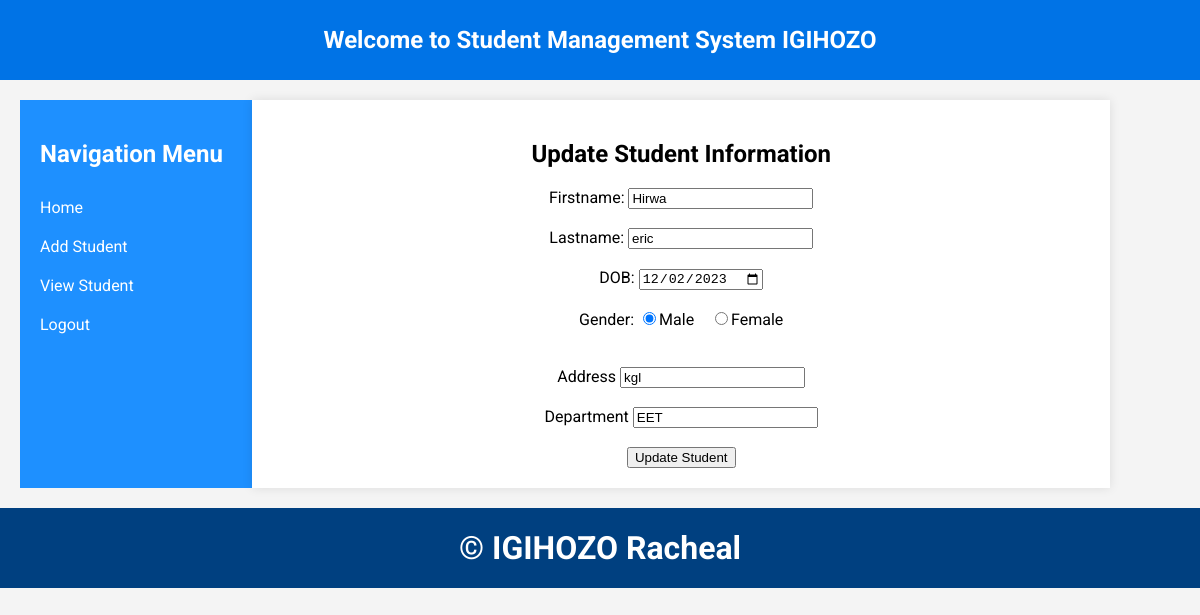
Screenshot of /update.php?id=2 (signed in) with the database file from the repository.
### tables this page shows
CREATE TABLE `add_student` (
  `id` int(11) NOT NULL,
  `firstname` varchar(50) NOT NULL,
  `lastname` varchar(50) NOT NULL,
  `dob` date NOT NULL,
  `gender` varchar(6) NOT NULL,
  `address` varchar(50) NOT NULL,
  `department` varchar(50) NOT NULL
);

### update.php (the view, shortened to what this page needs)
<?php
require 'connection.php';
if(isset($_SESSION['Username'])){
    $Username=$_SESSION['Username'];
}
else{
    header("location:index.php");
}
?>
<!DOCTYPE html>
<html>
<head>
</head>
<body>
    <div class="header">
    <h2>Welcome to Student Management System
    <?php echo $Username; ?>
    </h2>
    </div>
    <div class="body">
    <div class="nav">
        <h2>Navigation Menu</h2>
		<ul>
			<li><a href="home.php">Home</a></li>
			<li><a href="Add_Student.php">Add Student</a></li>
				<li><a href="View_student.php">View Student</a></li>
					<li><a href="logout.php">Logout</a></li>
		</ul>
    </div>
    <div class="nav2">
        <?php
        $id=$_GET['id'];
        $select="SELECT * FROM add_student WHERE id=$id";
        $q=mysqli_query($conn,$select);
        while($row=mysqli_fetch_assoc($q)){
        ?>
        <center>
            <form action="#" method="POST">
            <h2>Update Student Information</h2>
                    <label>Firstname:</label>
                    <input type="text" name="firstname" required value="<?php echo $row['firstname']; ?>"><br><br>
                    <label>Lastname:</label>
                    <input type="text" name="lastname" required value="<?php echo $row['lastname']; ?>"><br><br>
                    <label>DOB:</label>
                    <input type="date" name="dob" required value="<?php echo $row['dob'] ?>"><br><br>
                    <label>Gender:</label>
                    <input type="radio" name="gender" value="Male"<?php if(isset($row['gender']) && $row['gender']=='Male')echo 'checked' ;  ?>>Male &nbsp;&nbsp;
                    <input type="radio" name="gender" value="Female"<?php if(isset($row['gender'])&& $row['gender']=='Female')echo 'checked'; ?>>Female<br><br><br>
                    <label>Address</label>
                     <input type="text" name="address" required value="<?php echo $row['address']; ?>"><br><br>
                    <th>Department</th>
                    <input type="text" name="department"  required value="<?php echo $row['department']; ?>"><br><br>
                <input type="submit" name="update" value="Update Student">
                </form>
        </center>
        <?php } ?>
    </div>
    </div>
    <div class="footer">
    <center>
        <h1>&copy; IGIHOZO Racheal</h1>
    </center>
    </div>
</body>
</html>

### update.php (style rules this page uses)
body { font-family: 'Roboto', sans-serif; margin: 0; padding: 0; background-color: #f4f4f4; }
.header { width: 100%; height: 80px; background-color: #0073e6; color: white; display: flex; align-items: center; justify-content: center; }
.nav { width: 20%; background-color: #1e90ff; color: white; padding: 20px; box-sizing: border-box; float: left; }
.nav ul { list-style-type: none; padding: 0; }
.nav ul li { padding: 10px 0; }
.nav ul li a { color: white; text-decoration: none; display: block; transition: background-color 0.3s; }
.nav2 { width: 74%; background-color: white; padding: 20px; box-sizing: border-box; float: left; box-shadow: 0 0 10px rgba(0, 0, 0, 0.1); }
.body { display: flex; width: 100%; box-sizing: border-box; margin: 0 auto; padding: 20px; }
.footer { width: 100%; height: 80px; background-color: #004080; color: white; display: flex; align-items: center; justify-content: center; position: relative; clear: both; }

### rows the page displays
add_student: firstname "Hirwa", lastname "eric", dob "12/02/2023", gender "☑", address "kgl", department "EET"

### other values shown
$Username "IGIHOZO"
